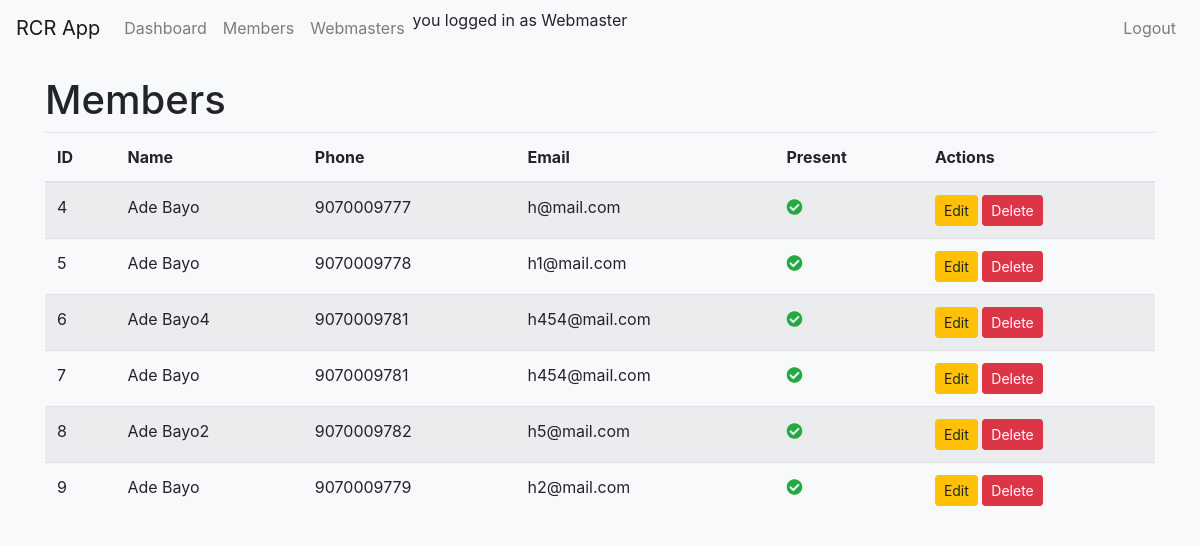
/members (signed in), run on an earlier commit of the app's database.
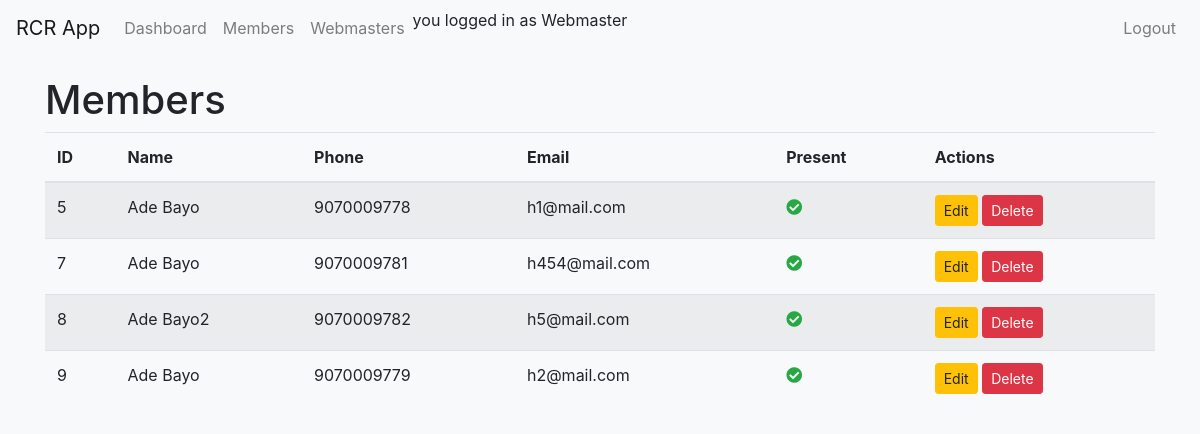
And on a later commit of the database.
### app.py (models this page shows)
class Member(UserMixin, db.Model):
    id = db.Column(db.Integer, primary_key=True)
    member_name = db.Column(db.String(100), nullable=False)
    parish = db.Column(db.String(100))
    area = db.Column(db.String(100))
    gender = db.Column(db.String(10))
    phone_number = db.Column(db.String(20))
    email = db.Column(db.String(120))
    last_edited_at = db.Column(db.DateTime, default=datetime.utcnow)
    last_edited_by = db.Column(db.Integer, db.ForeignKey('webmaster.id'))
    deleted_by = db.Column(db.Integer, db.ForeignKey('webmaster.id'))
    is_present = db.Column(db.Boolean, default=False)
    registered_by_admin_id = db.Column(db.Integer, db.ForeignKey('admin.id'))
    registered_by_webmaster_id = db.Column(db.Integer, db.ForeignKey('webmaster.id'))
    last_edited_by_webmaster = db.relationship('Webmaster', backref='edited_members', foreign_keys=[last_edited_by])
    deleted_by_webmaster = db.relationship('Webmaster', backref='deleted_members', foreign_keys=[deleted_by])
    registered_by_admin = db.relationship('Admin', backref='registered_members', foreign_keys=[registered_by_admin_id])
    registered_by_webmaster = db.relationship('Webmaster', backref='registered_members', foreign_keys=[registered_by_webmaster_id])

### app.py (the view)
@app.route('/members')
@login_required
def show_members():
    members = Member.query.all()
    admins = Admin.query.all()
    for member in members:
        print(f"Registered by Admin ID: {member.registered_by_admin_id}")
    return render_template('members.html', members=members, admins=admins)

### app.py (called while the page is built, shortened)
@login_manager.user_loader
def load_user(user_id):
    user = Webmaster.query.get(int(user_id))
    if user:
        return user

def login_required(f):
    @wraps(f)
    def decorated_function(*args, **kwargs):
        if not current_user.is_authenticated:
            flash('You need to be logged in to access this page.', 'warning')
            return redirect(url_for('login'))
        return f(*args, **kwargs)
    return decorated_function

@app.before_request
def before_request():
    session.permanent = True
    app.permanent_session_lifetime = timedelta(minutes=20)
    session.modified = True
    session['last_activity'] = time.time()

### templates/members.html (shortened to what this page needs)
{% extends "base.html" %}
{% block content %}
<h1>Members</h1>
<link rel="stylesheet" href="https://cdnjs.cloudflare.com/ajax/libs/font-awesome/5.15.3/css/all.min.css">
<table class="table table-striped">
    <thead>
        <tr>
            <th>ID</th>
            <th>Name</th>
            <th>Phone</th>
            <th>Email</th>
            <th>Present</th>
            <th>Actions</th>
        </tr>
    </thead>
    <tbody>
        {% for member in members %}
        <tr>
            <td>{{ member.id }}</td>
            <td>{{ member.member_name }}</td>
            <td>{{ member.phone_number }}</td>
            <td>{{ member.email }}</td>
            <td>
                {% if member.is_present %}
                    <i class="fas fa-check-circle text-success"></i>
                {% else %}
                    <i class="fas fa-times-circle text-danger"></i>
                {% endif %}
            </td>
            <td>
                <a href="/edit_member/{{ member.id }}" class="btn btn-warning btn-sm">Edit</a>
                <form id="delete-form-{{ member.id }}" action="/delete_member/{{ member.id }}" method="POST" style="display:inline;" onsubmit="return confirmDelete(event, '{{ csrf_token() }}');">
                    <button type="submit" class="btn btn-danger btn-sm">Delete</button>
                </form>
            </td>
        </tr>
        {% endfor %}
    </tbody>
</table>
{% endblock %}

### templates/base.html (shortened to what this page needs)
<!DOCTYPE html>
<html lang="en">
<head>
    <link rel="stylesheet" href="https://stackpath.bootstrapcdn.com/bootstrap/4.5.2/css/bootstrap.min.css">
</head>
<body>
    <nav class="navbar navbar-expand-lg navbar-light bg-light">
        <a class="navbar-brand" href="/">RCR App</a>
        <div class="collapse navbar-collapse">
            <ul class="navbar-nav mr-auto">
                <li class="nav-item"><a class="nav-link" href="/webmaster_dashboard">Dashboard</a></li>
                <li class="nav-item"><a class="nav-link" href="/members">Members</a></li>
                {% if session.get('is_webmaster') %}
                    <li class="nav-item"><a class="nav-link" href="/webmasters">Webmasters</a></li>
                    you logged in as Webmaster
                {% endif %}
            </ul>
            <ul class="navbar-nav ml-auto">
                <li class="nav-item"><a class="nav-link" href="/logout">Logout</a></li>
            </ul>
        </div>
    </nav>
    <div class="container">
        {% block content %}{% endblock %}
    </div>
</body>
</html>

### templates/base.html (style rules this page uses)
body { background-color: #f8f9fa; }
.navbar { margin-bottom: 20px; }

What changed in the data, as far as the page shows it:
removed Member: id "4", member_name "Ade Bayo", phone_number "9070009777", email "h@mail.com", is_present True (drawn)
removed Member: id "6", member_name "Ade Bayo4", phone_number "9070009781", email "h454@mail.com", is_present True (drawn)
